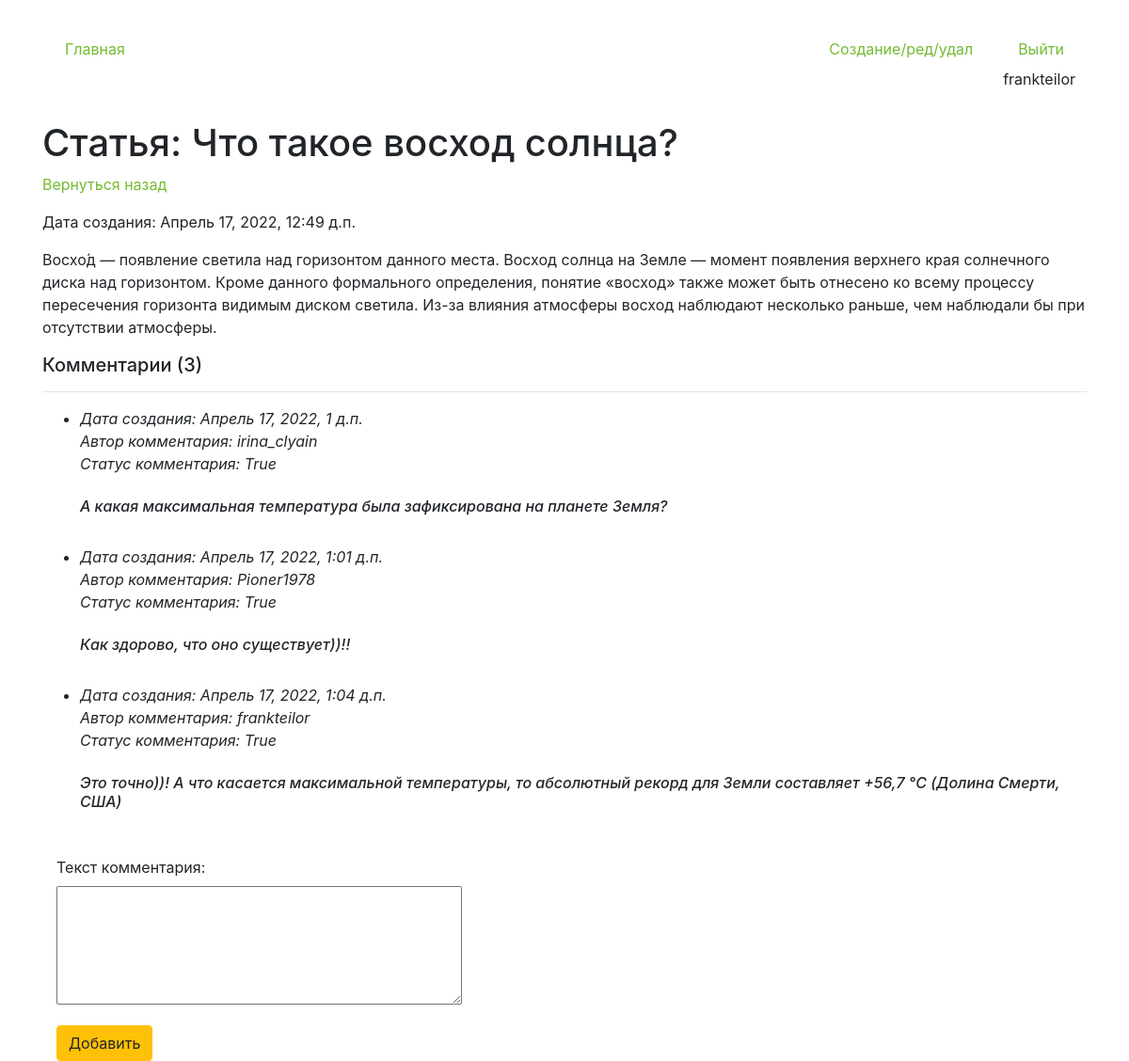
Page /detail/86 (signed in) on the committed database.
### core/models.py (models this page shows, shortened)
class Articles(models.Model):
    author = models.ForeignKey(User, on_delete = models.CASCADE, verbose_name='Владелец статьи', blank = True, null = True )
    create_date = models.DateTimeField(auto_now=True)
    name = models.CharField(max_length=200, verbose_name='Название')
    text = models.TextField(verbose_name='Текст')
    class Meta:
        verbose_name='Статью'
        verbose_name_plural='Статьи'

class Comments(models.Model):
    article = models.ForeignKey(Articles, on_delete = models.CASCADE, verbose_name='Статья', blank = True, null = True,related_name='comments_articles' )
    author = models.ForeignKey(User, on_delete = models.CASCADE, verbose_name='Автор комментария', blank = True, null = True )
    create_date = models.DateTimeField(auto_now=True)
    text = models.TextField(verbose_name='Текст комментария')
    status = models.BooleanField(verbose_name='Видимость статьи', default=False)
    objects  = StatusFilterComments()

### core/views.py (the view, shortened to what this page needs)
# urls.py: path('detail/<int:pk>', views.HomeDetailView.as_view(), name='detail_page'),
class HomeDetailView(CustomSuccessMessageMixin, FormMixin, DetailView):
    model = Articles
    template_name = 'detail.html'
    context_object_name = 'get_article'
    form_class = CommentForm
    success_msg = 'Комментарий успешно создан, ожидайте модерации'

### core/forms.py
class CommentForm(forms.ModelForm):
    class Meta:
        model = Comments
        fields = ('text',)
    def __init__(self,*args,**kwargs):
        super().__init__(*args,**kwargs)
        for field in self.fields:
            self.fields[field].widget.attrs['class'] = 'form-control'
        self.fields['text'].widget = Textarea(attrs={'rows':5})

### core/models.py (called while the page is built)
    def get_queryset(self):
        return super().get_queryset().filter(Q(status=False, author = get_current_user()) | Q(status=False, article__author=get_current_user()) | Q(status=True))

### core/templates/detail.html (shortened to what this page needs)
{% extends 'index.html' %}
{% block content %}
<h1 class="mt-4">Статья: {{get_article.name}}</h1>
<p><a href="/">Вернуться назад</a></p>
<p>Дата создания: {{get_article.create_date}}</p>
<p>{{get_article.text}}</p>
<h5>Комментарии ({{get_article.comments_articles.all.count}})</h5>
<hr>
<ul>
    {% for item in get_article.comments_articles.all %}
    <li>
        {% include 'comment_item.html' %}
    </li>
    {% endfor %}
</ul>
<div class="col-4">
    <form action="" id="add_form" method="post">
        {{form.as_p}}
    </form>
    <button form="add_form" type="submit" class="btn btn-warning">Добавить</button>
</div>
{% endblock %}

### core/templates/index.html (shortened to what this page needs)
{% load static %}
<!doctype html>
<html lang="en">
    <link type="text/css" href="{% static 'css/styles.css' %}" rel="stylesheet">
<head>
    <link rel="stylesheet" href="https://cdn.jsdelivr.net/npm/bootstrap@4.6.1/dist/css/bootstrap.min.css"
>
</head>
<body>
<div class="container mt-4">
    <ul class="nav nav-pills">
            <li class="nav-item mr-auto p-2">
                {% url 'home' as url_home %}
                <a class="nav-link {% if url_home == request.path %}reactive{% endif %}" href="{{url_home}}">Главная</a>
            </li>
            <li class="nav-item mr p-2">
                {% url 'edit_page' as url_edit_page %}
                <a class="nav-link {% if url_edit_page == request.path %}reactive{% endif %}" href="{{url_edit_page}}">Создание/ред/удал</a>
            </li>
            {% if request.user.is_authenticated %}
            <li class="nav-item p-2">
                {% url 'logout_page' as url_logout_page %}
                <a class="nav-link btn-warning" href="{{url_logout_page}}">Выйти</a>
                {{request.user}}
            </li>
        {% endif %}
    </ul>
    {% block content %}{% endblock %}
</div>
</body>
</html>

### core/templates/comment_item.html (shortened to what this page needs)
<div class="font-italic">Дата создания: {{item.create_date}} <br>
    Автор комментария: {{item.author}} <br>
    Статус комментария: {{item.status}}
<br><br>
<h6>{{item.text}}</h6>
<br>

### static/css/styles.css (style rules this page uses)
a:link { color: #74bb33; }

### rows in the picture
Articles: name "Что такое восход солнца?", create_date "Апрель 17, 2022, 12:49 д.п.", text "Восхо́д — появление светила над горизонтом данного места. Восход солнца на Земле — момент появления верхнего края солнечного диска над горизонтом. Кроме данного формального определения, понятие «восход» также может быть отнесено ко всему процессу пересечения горизонта видимым диском светила. Из-за влияния атмосферы восход наблюдают несколько раньше, чем наблюдали бы при отсутствии атмосферы.", comments_articles.all.count "3"
Comments: create_date "Апрель 17, 2022, 1 д.п.", author "irina_clyain", status "True", text "А какая максимальная температура была зафиксирована на планете Земля?"
Comments: create_date "Апрель 17, 2022, 1:01 д.п.", author "Pioner1978", status "True", text "Как здорово, что оно существует))!!"
Comments: create_date "Апрель 17, 2022, 1:04 д.п.", author "frankteilor", status "True", text "Это точно))! А что касается максимальной температуры, то абсолютный рекорд для Земли составляет +56,7 °C (Долина Смерти, США)"

### other values in the picture
{{ request.user }} "frankteilor"
